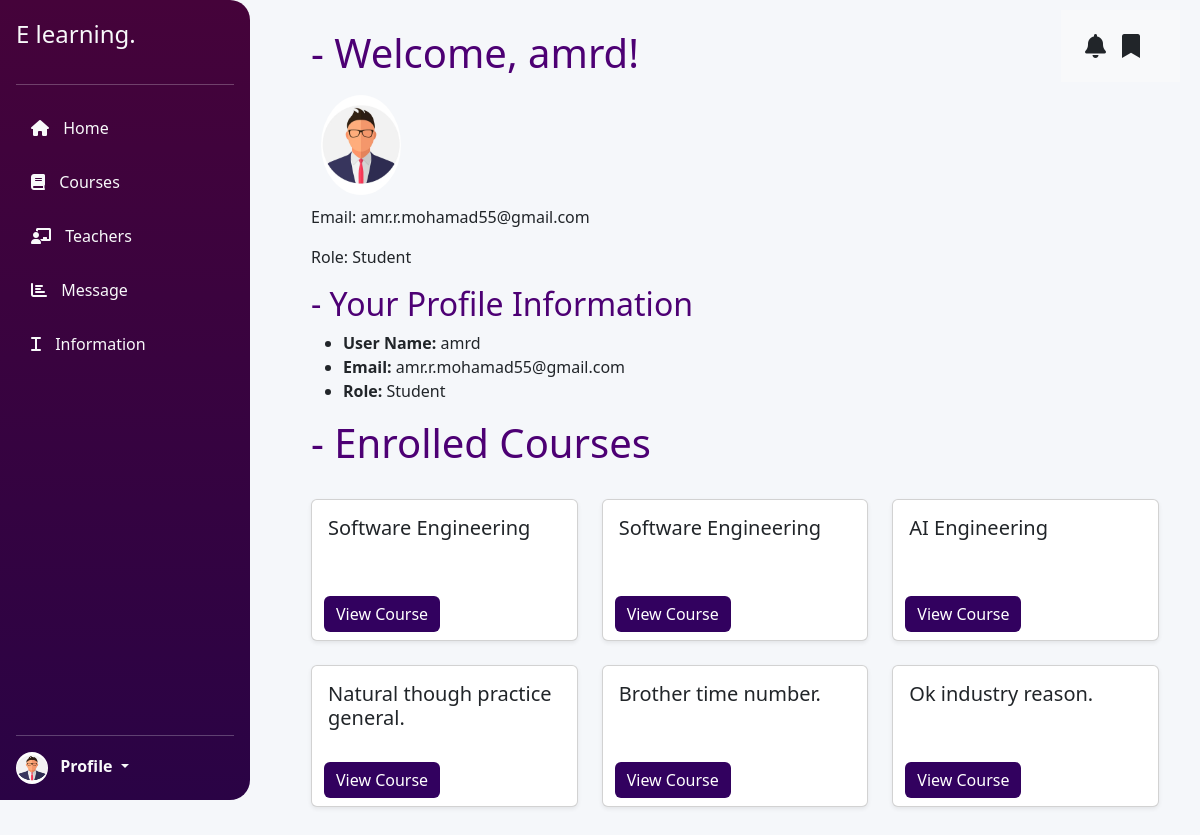
The app's page /profile/ (signed in), older data.
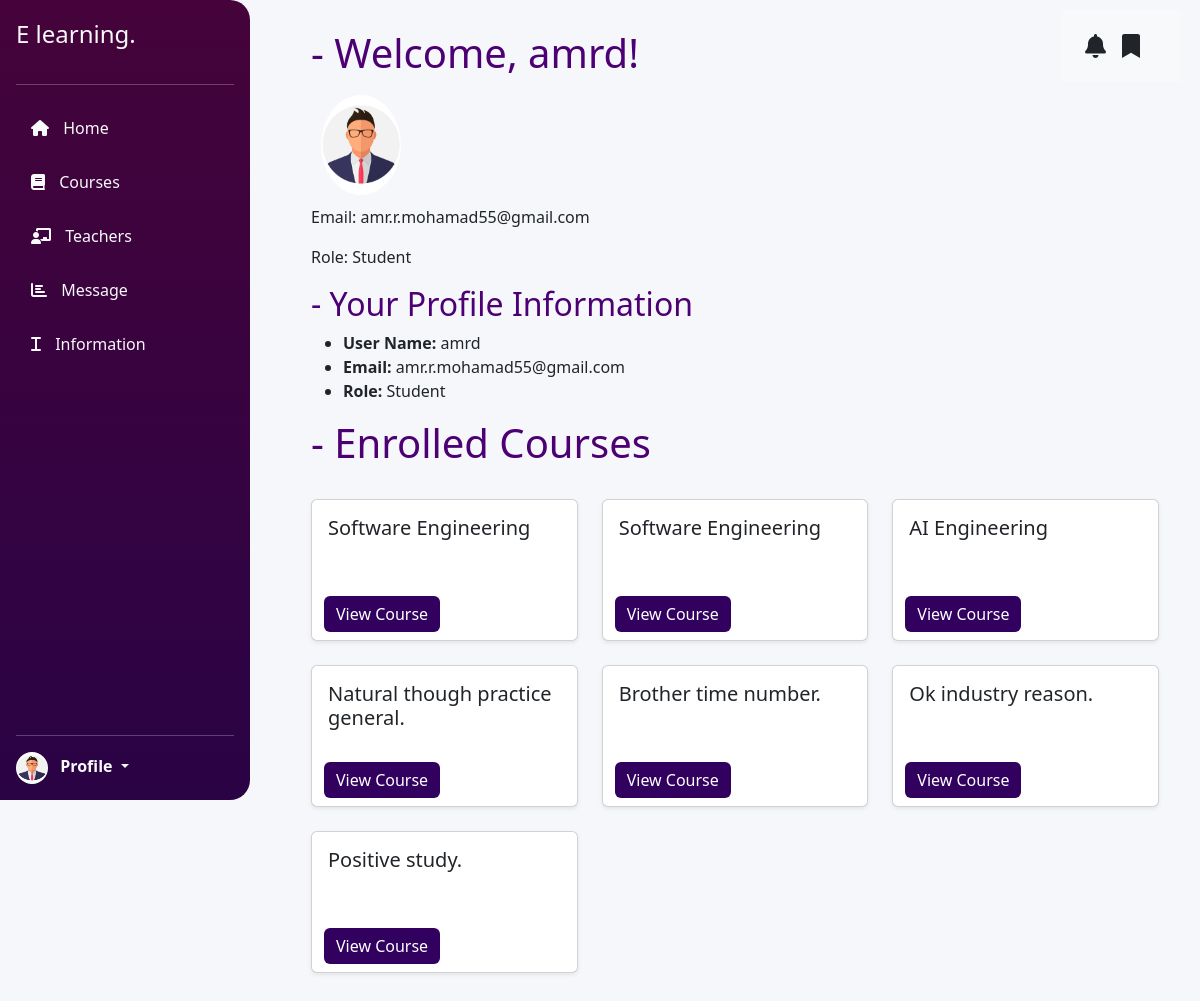
The same page, newer data.
### lms/models.py (models this page shows, shortened)
class Enrollment(models.Model):
    student = models.ForeignKey(UserProfile, on_delete=models.CASCADE, limit_choices_to={'user_type': 'student'})
    course = models.ForeignKey(Course, on_delete=models.CASCADE)
    enrolled_at = models.DateTimeField(auto_now_add=True)

class Course(models.Model):
    title = models.CharField(max_length=100)
    description = models.TextField()
    created_by = models.ForeignKey(UserProfile, on_delete=models.CASCADE, limit_choices_to={'user_type': 'teacher'})
    video = models.FileField(upload_to='course_videos/', blank=True, null=True, default='course_videos/default.mp4')

### lms/views.py (the view)
# urls.py: path('profile/', user_profile_view, name='user_profile'),
@login_required
def user_profile_view(request):
    user_profile = get_object_or_404(UserProfile, user=request.user)
    created_courses = Course.objects.filter(created_by=user_profile)
    context = {
        'user_profile': user_profile,
        'created_courses': created_courses,
    }
    if user_profile.is_student():
        enrolled_courses = Enrollment.objects.filter(student=user_profile)
        available_courses = Course.objects.exclude(enrollment__student=user_profile)
        all_teachers = UserProfile.objects.filter(user_type='teacher')
        context = {
            'enrolled_courses': enrolled_courses,
            'available_courses': available_courses,
            'user_profile': user_profile,
            'all_teachers': all_teachers,
        }
    return render(request, 'user_profile.html', context)

### lms/models.py (called while the page is built)
    def is_teacher(self):
        return self.user_type == 'teacher'

    def is_student(self):
        return self.user_type == 'student'

### lms/templates/user_profile.html (shortened to what this page needs)
{% extends 'base.html' %}
{% block content %}
{% load static %}
<div class="content" style="margin-left: 140px; padding: 5px;">
    <div class="flex-grow-1 d-flex flex-column">
        <div class="d-flex justify-content-between align-items-center p-4 bg-light"
        style="position: absolute; top: 10px; right: 20px;">
            <div class="d-flex align-items-center">
                <i class="fas fa-bell me-3" style="font-size: 1.5rem; cursor: pointer;"
                    data-bs-toggle="offcanvas" data-bs-target="#notificationCanvas"
                    aria-controls="#notificationCanvas"></i>
                <i class="fas fa-bookmark me-3" style="font-size: 1.5rem; cursor: pointer;"
                    data-bs-toggle="offcanvas" data-bs-target="#savedItemsCanvas"
                    aria-controls="savedItemsCanvas"></i>
            </div>
        </div>
        <section class="p-4" style="animation: fadeIn 1s ease-in-out;">
            <h1 style="color: rgb(77, 0, 116);">- Welcome, {{ user_profile.user.username }}!</h1>
            <img src="{% static 'img/profile.jpg' %}" alt="Profile" width="100" height="120"
            class="rounded-circle" style="cursor: pointer; padding: 10px;">
            <p>Email: {{ user_profile.user.email }}</p>
            <p>Role: {{ user_profile.get_user_type_display }}</p>
            <h2 style="color: rgb(77, 0, 116);">- Your Profile Information</h2>
            <ul>
                <li><strong>User Name: </strong> {{ user_profile.user.username }}</li>
                <li><strong>Email: </strong> {{ user_profile.user.email }}</li>
                <li><strong>Role: </strong> {{ user_profile.get_user_type_display }}</li>
            </ul>
            {% if user_profile.is_teacher %}
            <h2 style="color: rgb(77, 0, 116);">- Created Courses:</h2>
            {% if created_courses %}
                <ul>
                    {% for course in created_courses %}
                    <li><strong>{{ course.title }}</strong></li>
                    {% endfor %}
                </ul>
            {% else %}
                <p>You haven't created any courses yet.</p>
            {% endif %}
            {% else %}
            <h1 style="color: rgb(77, 0, 116);">- Enrolled Courses</h1>
            <br>
            <div class="row">
                {% for enrollment in enrolled_courses %}
                <div class="col-md-4">
                    <div class="card mb-4 shadow-sm">
                        <div class="card-body" style="height: 140px;">
                            <h5 class="card-title">{{ enrollment.course.title }}</h5>
                            <br>
                            <a href="{% url 'view_course' enrollment.course.id %}" class="btn btn-success"
                                style="background-color: rgb(50, 1, 95); border: none; position: absolute; bottom: 8px; left: 12px;">View Course</a>
                        </div>
                    </div>
                </div>
                {% empty %}
                <p>You have not enrolled in any courses yet.</p>
                {% endfor %}
            </div>
            {% endif %}
        </section>
    </div>
</div>
{% endblock %}

Row changes from the older to the newer data that the page shows:
added Enrollment: course "Positive study."
